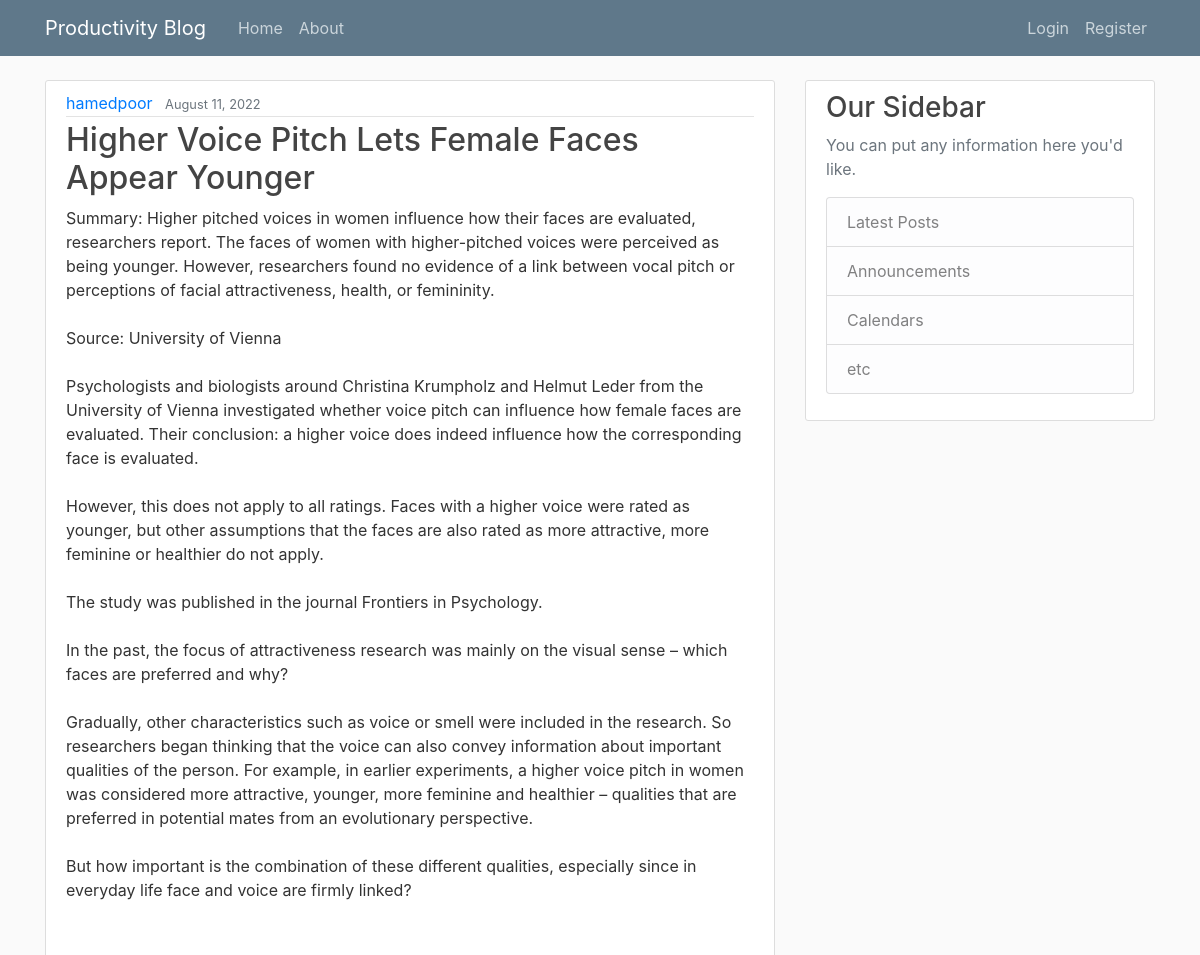
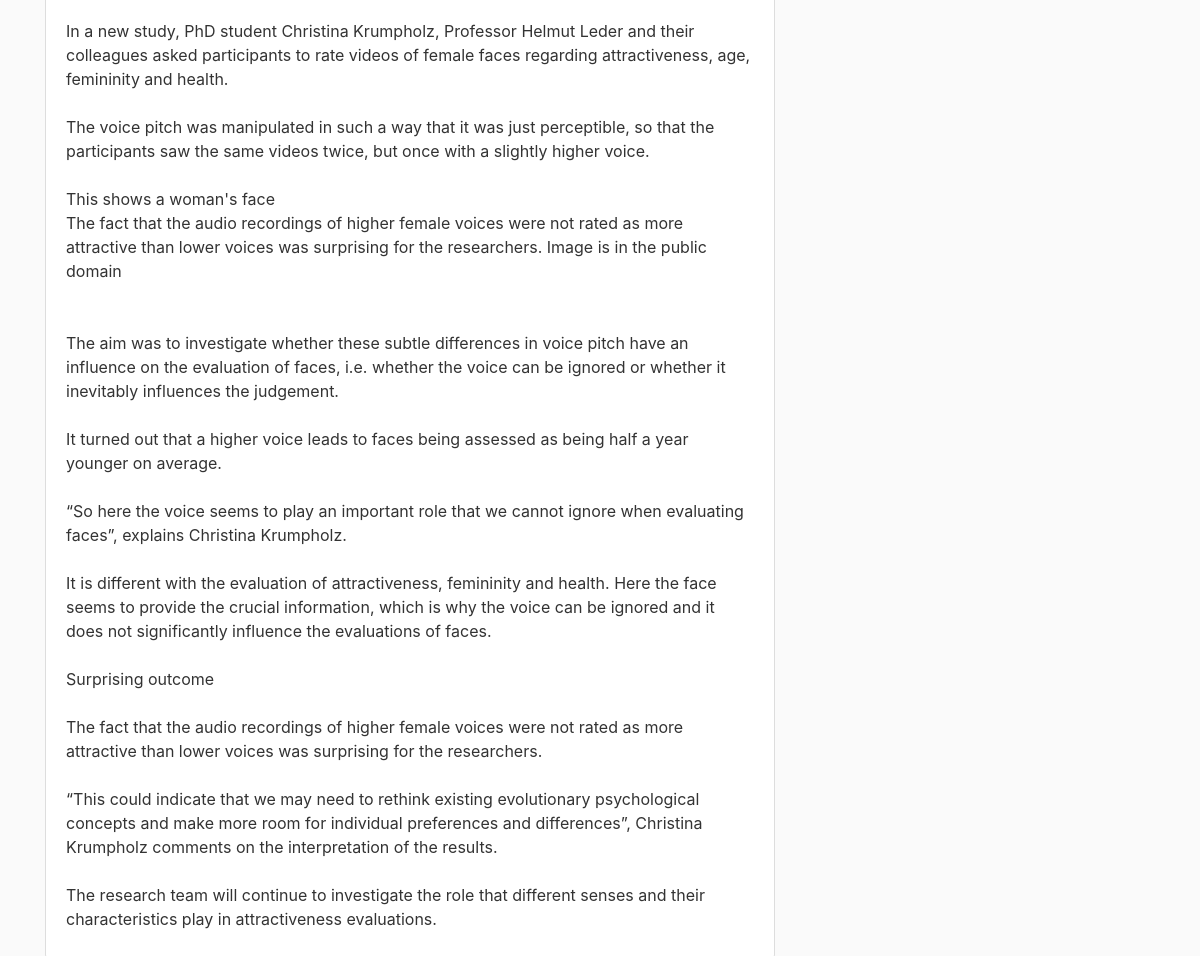
The page /post/13/ on the database its author committed (2 pictures, top to bottom).
### blog/models.py (models this page shows, shortened)
class Post(models.Model):
    title = models.CharField(max_length=200)
    content = models.TextField(max_length=250)
    full_content = models.TextField(null=True)
    date_posted = models.DateTimeField(default=timezone.now)
    author = models.ForeignKey(User, on_delete=models.CASCADE)

### blog/views.py (the view)
# urls.py: path('post/<int:pk>/', views.PostDetailView.as_view(), name='post_detail'),
class PostDetailView(DetailView):
       model = Post

### blog/templates/blog/post_detail.html (shortened to what this page needs)
{% extends "blog/base.html" %}
{% block content %}
 <article class="media content-section">
     <div class="media-body">
         <div class="article-metadata">
             <a href="{% url 'user_post' object.author %}" class="mr-2">{{object.author}}</a>
             <small class="text-muted">{{object.date_posted|date:'F d, Y'}}</small>
         </div>
         <h2><a class="article-title" href="#">{{object.title}}</a></h2>
         <p class="article-content">{{object.full_content}}</p>
     </div>
 </article>
{% endblock %}

### blog/static/blog/main.css (style rules this page uses)
body { background: #fafafa; color: #333333; margin-top: 5rem; }
h1, h2, h3, h4, h5, h6 { color: #444444; }
.content-section { background: #ffffff; padding: 10px 20px; border: 1px solid #dddddd; border-radius: 3px; margin-bottom: 20px; }
.article-title { color: #444444; }
.article-content { white-space: pre-line; }
.article-metadata { padding-bottom: 1px; margin-bottom: 4px; border-bottom: 1px solid #e3e3e3 }

### rows shown on the page
Post: author "hamedpoor", date_posted "August 11, 2022", title "Higher Voice Pitch Lets Female Faces Appear Younger", full_content "Summary: Higher pitched voices in women influence how their faces are evaluated, researchers report. The faces of women with higher-pitched voices were perceived as being younger. However, researchers found no evidence of a link between vocal pitch or perceptions of facial attractiveness, health, or femininity. Source: University of Vienna Psychologists and biologists around Christina Krumpholz and Helmut Leder from the University of Vienna investigated whether voice pitch can influence how female faces are evaluated. Their conclusion: a higher voice does indeed influence how the corresponding face is evaluated. However, this does not apply to all ratings. Faces with a higher voice were…"
